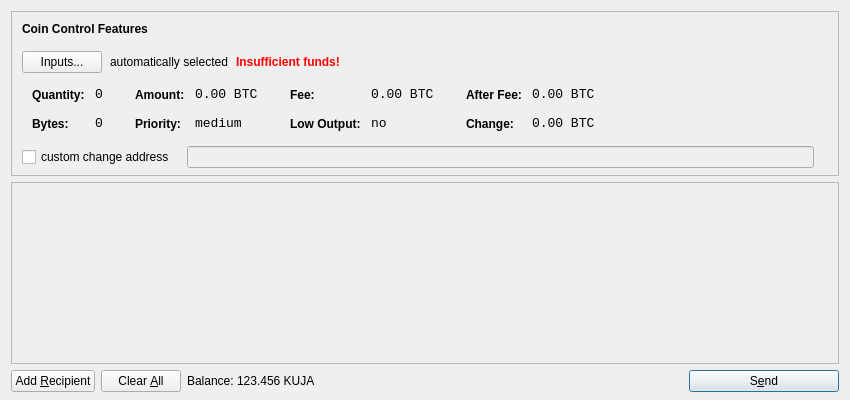
<?xml version="1.0" encoding="UTF-8"?>
<ui version="4.0">
 <class>SendCoinsDialog</class>
 <widget class="QDialog" name="SendCoinsDialog">
  <property name="geometry">
   <rect>
    <x>0</x>
    <y>0</y>
    <width>850</width>
    <height>400</height>
   </rect>
  </property>
  <property name="windowTitle">
   <string>Send Coins</string>
  </property>
  <layout class="QVBoxLayout" name="verticalLayout" stretch="0,1,0">
   <property name="bottomMargin">
    <number>8</number>
   </property>
   <item>
    <widget class="QFrame" name="frameCoinControl">
     <property name="sizePolicy">
      <sizepolicy hsizetype="Expanding" vsizetype="Expanding">
       <horstretch>0</horstretch>
       <verstretch>0</verstretch>
      </sizepolicy>
     </property>
     <property name="maximumSize">
      <size>
       <width>16777215</width>
       <height>16777215</height>
      </size>
     </property>
     <property name="frameShape">
      <enum>QFrame::StyledPanel</enum>
     </property>
     <property name="frameShadow">
      <enum>QFrame::Sunken</enum>
     </property>
     <layout class="QVBoxLayout" name="verticalLayoutCoinControl2">
      <property name="spacing">
       <number>-1</number>
      </property>
      <property name="leftMargin">
       <number>0</number>
      </property>
      <property name="topMargin">
       <number>0</number>
      </property>
      <property name="rightMargin">
       <number>0</number>
      </property>
      <property name="bottomMargin">
       <number>6</number>
      </property>
      <item>
       <layout class="QVBoxLayout" name="verticalLayoutCoinControl" stretch="0,0,0,0,1">
        <property name="spacing">
         <number>0</number>
        </property>
        <property name="leftMargin">
         <number>10</number>
        </property>
        <property name="topMargin">
         <number>10</number>
        </property>
        <item>
         <layout class="QHBoxLayout" name="horizontalLayoutCoinControl1">
          <property name="bottomMargin">
           <number>15</number>
          </property>
          <item>
           <widget class="QLabel" name="labelCoinControlFeatures">
            <property name="sizePolicy">
             <sizepolicy hsizetype="Preferred" vsizetype="Maximum">
              <horstretch>0</horstretch>
              <verstretch>0</verstretch>
             </sizepolicy>
            </property>
            <property name="font">
             <font>
              <weight>75</weight>
              <bold>true</bold>
             </font>
            </property>
            <property name="styleSheet">
             <string notr="true">font-weight:bold;</string>
            </property>
            <property name="text">
             <string>Coin Control Features</string>
            </property>
           </widget>
          </item>
         </layout>
        </item>
        <item>
         <layout class="QHBoxLayout" name="horizontalLayoutCoinControl2" stretch="0,0,0,0">
          <property name="spacing">
           <number>8</number>
          </property>
          <property name="bottomMargin">
           <number>10</number>
          </property>
          <item>
           <widget class="QPushButton" name="pushButtonCoinControl">
            <property name="styleSheet">
             <string notr="true"/>
            </property>
            <property name="text">
             <string>Inputs...</string>
            </property>
           </widget>
          </item>
          <item>
           <widget class="QLabel" name="labelCoinControlAutomaticallySelected">
            <property name="text">
             <string>automatically selected</string>
            </property>
            <property name="margin">
             <number>5</number>
            </property>
           </widget>
          </item>
          <item>
           <widget class="QLabel" name="labelCoinControlInsuffFunds">
            <property name="font">
             <font>
              <weight>75</weight>
              <bold>true</bold>
             </font>
            </property>
            <property name="styleSheet">
             <string notr="true">color:red;font-weight:bold;</string>
            </property>
            <property name="text">
             <string>Insufficient funds!</string>
            </property>
            <property name="margin">
             <number>5</number>
            </property>
           </widget>
          </item>
          <item>
           <spacer name="horizontalSpacerCoinControl">
            <property name="orientation">
             <enum>Qt::Horizontal</enum>
            </property>
            <property name="sizeHint" stdset="0">
             <size>
              <width>40</width>
              <height>1</height>
             </size>
            </property>
           </spacer>
          </item>
         </layout>
        </item>
        <item>
         <widget class="QWidget" name="widgetCoinControl" native="true">
          <property name="sizePolicy">
           <sizepolicy hsizetype="Preferred" vsizetype="Preferred">
            <horstretch>0</horstretch>
            <verstretch>0</verstretch>
           </sizepolicy>
          </property>
          <property name="minimumSize">
           <size>
            <width>0</width>
            <height>0</height>
           </size>
          </property>
          <property name="styleSheet">
           <string notr="true"/>
          </property>
          <layout class="QHBoxLayout" name="horizontalLayoutCoinControl5">
           <property name="margin">
            <number>0</number>
           </property>
           <item>
            <layout class="QHBoxLayout" name="horizontalLayoutCoinControl3" stretch="0,0,0,1">
             <property name="spacing">
              <number>20</number>
             </property>
             <property name="topMargin">
              <number>0</number>
             </property>
             <property name="bottomMargin">
              <number>10</number>
             </property>
             <item>
              <layout class="QFormLayout" name="formLayoutCoinControl1">
               <property name="horizontalSpacing">
                <number>10</number>
               </property>
               <property name="verticalSpacing">
                <number>14</number>
               </property>
               <property name="leftMargin">
                <number>10</number>
               </property>
               <property name="topMargin">
                <number>4</number>
               </property>
               <property name="rightMargin">
                <number>6</number>
               </property>
               <item row="0" column="0">
                <widget class="QLabel" name="labelCoinControlQuantityText">
                 <property name="styleSheet">
                  <string notr="true">font-weight:bold;</string>
                 </property>
                 <property name="text">
                  <string>Quantity:</string>
                 </property>
                 <property name="margin">
                  <number>0</number>
                 </property>
                </widget>
               </item>
               <item row="0" column="1">
                <widget class="QLabel" name="labelCoinControlQuantity">
                 <property name="font">
                  <font>
                   <family>Monospace</family>
                   <pointsize>10</pointsize>
                  </font>
                 </property>
                 <property name="cursor">
                  <cursorShape>IBeamCursor</cursorShape>
                 </property>
                 <property name="contextMenuPolicy">
                  <enum>Qt::ActionsContextMenu</enum>
                 </property>
                 <property name="text">
                  <string notr="true">0</string>
                 </property>
                 <property name="margin">
                  <number>0</number>
                 </property>
                 <property name="textInteractionFlags">
                  <set>Qt::LinksAccessibleByMouse|Qt::TextSelectableByKeyboard|Qt::TextSelectableByMouse</set>
                 </property>
                </widget>
               </item>
               <item row="1" column="0">
                <widget class="QLabel" name="labelCoinControlBytesText">
                 <property name="styleSheet">
                  <string notr="true">font-weight:bold;</string>
                 </property>
                 <property name="text">
                  <string>Bytes:</string>
                 </property>
                </widget>
               </item>
               <item row="1" column="1">
                <widget class="QLabel" name="labelCoinControlBytes">
                 <property name="font">
                  <font>
                   <family>Monospace</family>
                   <pointsize>10</pointsize>
                  </font>
                 </property>
                 <property name="cursor">
                  <cursorShape>IBeamCursor</cursorShape>
                 </property>
                 <property name="contextMenuPolicy">
                  <enum>Qt::ActionsContextMenu</enum>
                 </property>
                 <property name="text">
                  <string notr="true">0</string>
                 </property>
                 <property name="textInteractionFlags">
                  <set>Qt::LinksAccessibleByMouse|Qt::TextSelectableByKeyboard|Qt::TextSelectableByMouse</set>
                 </property>
                </widget>
               </item>
              </layout>
             </item>
             <item>
              <layout class="QFormLayout" name="formLayoutCoinControl2">
               <property name="horizontalSpacing">
                <number>10</number>
               </property>
               <property name="verticalSpacing">
                <number>14</number>
               </property>
               <property name="leftMargin">
                <number>6</number>
               </property>
               <property name="topMargin">
                <number>4</number>
               </property>
               <property name="rightMargin">
                <number>6</number>
               </property>
               <item row="0" column="0">
                <widget class="QLabel" name="labelCoinControlAmountText">
                 <property name="styleSheet">
                  <string notr="true">font-weight:bold;</string>
                 </property>
                 <property name="text">
                  <string>Amount:</string>
                 </property>
                 <property name="margin">
                  <number>0</number>
                 </property>
                </widget>
               </item>
               <item row="0" column="1">
                <widget class="QLabel" name="labelCoinControlAmount">
                 <property name="font">
                  <font>
                   <family>Monospace</family>
                   <pointsize>10</pointsize>
                  </font>
                 </property>
                 <property name="cursor">
                  <cursorShape>IBeamCursor</cursorShape>
                 </property>
                 <property name="contextMenuPolicy">
                  <enum>Qt::ActionsContextMenu</enum>
                 </property>
                 <property name="text">
                  <string notr="true">0.00 BTC</string>
                 </property>
                 <property name="textInteractionFlags">
                  <set>Qt::LinksAccessibleByMouse|Qt::TextSelectableByKeyboard|Qt::TextSelectableByMouse</set>
                 </property>
                </widget>
               </item>
               <item row="1" column="0">
                <widget class="QLabel" name="labelCoinControlPriorityText">
                 <property name="styleSheet">
                  <string notr="true">font-weight:bold;</string>
                 </property>
                 <property name="text">
                  <string>Priority:</string>
                 </property>
                </widget>
               </item>
               <item row="1" column="1">
                <widget class="QLabel" name="labelCoinControlPriority">
                 <property name="font">
                  <font>
                   <family>Monospace</family>
                   <pointsize>10</pointsize>
                  </font>
                 </property>
                 <property name="cursor">
                  <cursorShape>IBeamCursor</cursorShape>
                 </property>
                 <property name="contextMenuPolicy">
                  <enum>Qt::ActionsContextMenu</enum>
                 </property>
                 <property name="text">
                  <string>medium</string>
                 </property>
                 <property name="textInteractionFlags">
                  <set>Qt::LinksAccessibleByMouse|Qt::TextSelectableByKeyboard|Qt::TextSelectableByMouse</set>
                 </property>
                </widget>
               </item>
              </layout>
             </item>
             <item>
              <layout class="QFormLayout" name="formLayoutCoinControl3">
               <property name="horizontalSpacing">
                <number>10</number>
               </property>
               <property name="verticalSpacing">
                <number>14</number>
               </property>
               <property name="leftMargin">
                <number>6</number>
               </property>
               <property name="topMargin">
                <number>4</number>
               </property>
               <property name="rightMargin">
                <number>6</number>
               </property>
               <item row="0" column="0">
                <widget class="QLabel" name="labelCoinControlFeeText">
                 <property name="styleSheet">
                  <string notr="true">font-weight:bold;</string>
                 </property>
                 <property name="text">
                  <string>Fee:</string>
                 </property>
                 <property name="margin">
                  <number>0</number>
                 </property>
                </widget>
               </item>
               <item row="0" column="1">
                <widget class="QLabel" name="labelCoinControlFee">
                 <property name="font">
                  <font>
                   <family>Monospace</family>
                   <pointsize>10</pointsize>
                  </font>
                 </property>
                 <property name="cursor">
                  <cursorShape>IBeamCursor</cursorShape>
                 </property>
                 <property name="contextMenuPolicy">
                  <enum>Qt::ActionsContextMenu</enum>
                 </property>
                 <property name="text">
                  <string notr="true">0.00 BTC</string>
                 </property>
                 <property name="textInteractionFlags">
                  <set>Qt::LinksAccessibleByMouse|Qt::TextSelectableByKeyboard|Qt::TextSelectableByMouse</set>
                 </property>
                </widget>
               </item>
               <item row="1" column="0">
                <widget class="QLabel" name="labelCoinControlLowOutputText">
                 <property name="styleSheet">
                  <string notr="true">font-weight:bold;</string>
                 </property>
                 <property name="text">
                  <string>Low Output:</string>
                 </property>
                </widget>
               </item>
               <item row="1" column="1">
                <widget class="QLabel" name="labelCoinControlLowOutput">
                 <property name="font">
                  <font>
                   <family>Monospace</family>
                   <pointsize>10</pointsize>
                  </font>
                 </property>
                 <property name="cursor">
                  <cursorShape>IBeamCursor</cursorShape>
                 </property>
                 <property name="contextMenuPolicy">
                  <enum>Qt::ActionsContextMenu</enum>
                 </property>
                 <property name="text">
                  <string>no</string>
                 </property>
                 <property name="textInteractionFlags">
                  <set>Qt::LinksAccessibleByMouse|Qt::TextSelectableByKeyboard|Qt::TextSelectableByMouse</set>
                 </property>
                </widget>
               </item>
              </layout>
             </item>
             <item>
              <layout class="QFormLayout" name="formLayoutCoinControl4">
               <property name="horizontalSpacing">
                <number>10</number>
               </property>
               <property name="verticalSpacing">
                <number>14</number>
               </property>
               <property name="leftMargin">
                <number>6</number>
               </property>
               <property name="topMargin">
                <number>4</number>
               </property>
               <property name="rightMargin">
                <number>6</number>
               </property>
               <item row="0" column="0">
                <widget class="QLabel" name="labelCoinControlAfterFeeText">
                 <property name="styleSheet">
                  <string notr="true">font-weight:bold;</string>
                 </property>
                 <property name="text">
                  <string>After Fee:</string>
                 </property>
                 <property name="margin">
                  <number>0</number>
                 </property>
                </widget>
               </item>
               <item row="0" column="1">
                <widget class="QLabel" name="labelCoinControlAfterFee">
                 <property name="font">
                  <font>
                   <family>Monospace</family>
                   <pointsize>10</pointsize>
                  </font>
                 </property>
                 <property name="cursor">
                  <cursorShape>IBeamCursor</cursorShape>
                 </property>
                 <property name="contextMenuPolicy">
                  <enum>Qt::ActionsContextMenu</enum>
                 </property>
                 <property name="text">
                  <string notr="true">0.00 BTC</string>
                 </property>
                 <property name="textInteractionFlags">
                  <set>Qt::LinksAccessibleByMouse|Qt::TextSelectableByKeyboard|Qt::TextSelectableByMouse</set>
                 </property>
                </widget>
               </item>
               <item row="1" column="0">
                <widget class="QLabel" name="labelCoinControlChangeText">
                 <property name="styleSheet">
                  <string notr="true">font-weight:bold;</string>
                 </property>
                 <property name="text">
                  <string>Change:</string>
                 </property>
                </widget>
               </item>
               <item row="1" column="1">
                <widget class="QLabel" name="labelCoinControlChange">
                 <property name="font">
                  <font>
                   <family>Monospace</family>
                   <pointsize>10</pointsize>
                  </font>
                 </property>
                 <property name="cursor">
                  <cursorShape>IBeamCursor</cursorShape>
                 </property>
                 <property name="contextMenuPolicy">
                  <enum>Qt::ActionsContextMenu</enum>
                 </property>
                 <property name="text">
                  <string notr="true">0.00 BTC</string>
                 </property>
                 <property name="textInteractionFlags">
                  <set>Qt::LinksAccessibleByMouse|Qt::TextSelectableByKeyboard|Qt::TextSelectableByMouse</set>
                 </property>
                </widget>
               </item>
              </layout>
             </item>
            </layout>
           </item>
          </layout>
         </widget>
        </item>
        <item>
         <layout class="QHBoxLayout" name="horizontalLayoutCoinControl4" stretch="0,0,0">
          <property name="spacing">
           <number>12</number>
          </property>
          <property name="sizeConstraint">
           <enum>QLayout::SetDefaultConstraint</enum>
          </property>
          <property name="topMargin">
           <number>5</number>
          </property>
          <property name="rightMargin">
           <number>5</number>
          </property>
          <item>
           <widget class="QCheckBox" name="checkBoxCoinControlChange">
            <property name="text">
             <string>custom change address</string>
            </property>
           </widget>
          </item>
          <item>
           <widget class="QLineEdit" name="lineEditCoinControlChange">
            <property name="enabled">
             <bool>false</bool>
            </property>
            <property name="sizePolicy">
             <sizepolicy hsizetype="Expanding" vsizetype="Fixed">
              <horstretch>0</horstretch>
              <verstretch>0</verstretch>
             </sizepolicy>
            </property>
           </widget>
          </item>
          <item>
           <widget class="QLabel" name="labelCoinControlChangeLabel">
            <property name="sizePolicy">
             <sizepolicy hsizetype="Preferred" vsizetype="Expanding">
              <horstretch>0</horstretch>
              <verstretch>0</verstretch>
             </sizepolicy>
            </property>
            <property name="minimumSize">
             <size>
              <width>0</width>
              <height>0</height>
             </size>
            </property>
            <property name="text">
             <string/>
            </property>
            <property name="margin">
             <number>3</number>
            </property>
           </widget>
          </item>
         </layout>
        </item>
        <item>
         <spacer name="verticalSpacerCoinControl">
          <property name="orientation">
           <enum>Qt::Vertical</enum>
          </property>
          <property name="sizeHint" stdset="0">
           <size>
            <width>800</width>
            <height>1</height>
           </size>
          </property>
         </spacer>
        </item>
       </layout>
      </item>
     </layout>
    </widget>
   </item>
   <item>
    <widget class="QScrollArea" name="scrollArea">
     <property name="widgetResizable">
      <bool>true</bool>
     </property>
     <widget class="QWidget" name="scrollAreaWidgetContents">
      <property name="geometry">
       <rect>
        <x>0</x>
        <y>0</y>
        <width>830</width>
        <height>165</height>
       </rect>
      </property>
      <layout class="QVBoxLayout" name="verticalLayout_2">
       <property name="margin">
        <number>0</number>
       </property>
       <item>
        <layout class="QVBoxLayout" name="entries">
         <property name="spacing">
          <number>6</number>
         </property>
        </layout>
       </item>
       <item>
        <spacer name="verticalSpacer">
         <property name="orientation">
          <enum>Qt::Vertical</enum>
         </property>
         <property name="sizeHint" stdset="0">
          <size>
           <width>20</width>
           <height>40</height>
          </size>
         </property>
        </spacer>
       </item>
      </layout>
     </widget>
    </widget>
   </item>
   <item>
    <layout class="QHBoxLayout" name="horizontalLayout">
     <item>
      <widget class="QPushButton" name="addButton">
       <property name="toolTip">
        <string>Send to multiple recipients at once</string>
       </property>
       <property name="text">
        <string>Add &amp;Recipient</string>
       </property>
       <property name="icon">
        <iconset resource="../bitcoin.qrc">
         <normaloff>:/icons/add</normaloff>:/icons/add</iconset>
       </property>
       <property name="autoDefault">
        <bool>false</bool>
       </property>
      </widget>
     </item>
     <item>
      <widget class="QPushButton" name="clearButton">
       <property name="sizePolicy">
        <sizepolicy hsizetype="Minimum" vsizetype="Fixed">
         <horstretch>0</horstretch>
         <verstretch>0</verstretch>
        </sizepolicy>
       </property>
       <property name="toolTip">
        <string>Remove all transaction fields</string>
       </property>
       <property name="text">
        <string>Clear &amp;All</string>
       </property>
       <property name="icon">
        <iconset resource="../bitcoin.qrc">
         <normaloff>:/icons/remove</normaloff>:/icons/remove</iconset>
       </property>
       <property name="autoRepeatDelay">
        <number>300</number>
       </property>
       <property name="autoDefault">
        <bool>false</bool>
       </property>
      </widget>
     </item>
     <item>
      <layout class="QHBoxLayout" name="horizontalLayout_2">
       <property name="spacing">
        <number>3</number>
       </property>
       <item>
        <widget class="QLabel" name="label">
         <property name="text">
          <string>Balance:</string>
         </property>
        </widget>
       </item>
       <item>
        <widget class="QLabel" name="labelBalance">
         <property name="cursor">
          <cursorShape>IBeamCursor</cursorShape>
         </property>
         <property name="text">
          <string>123.456 KUJA</string>
         </property>
         <property name="textInteractionFlags">
          <set>Qt::LinksAccessibleByMouse|Qt::TextSelectableByKeyboard|Qt::TextSelectableByMouse</set>
         </property>
        </widget>
       </item>
      </layout>
     </item>
     <item>
      <spacer name="horizontalSpacer">
       <property name="orientation">
        <enum>Qt::Horizontal</enum>
       </property>
       <property name="sizeHint" stdset="0">
        <size>
         <width>40</width>
         <height>20</height>
        </size>
       </property>
      </spacer>
     </item>
     <item>
      <widget class="QPushButton" name="sendButton">
       <property name="minimumSize">
        <size>
         <width>150</width>
         <height>0</height>
        </size>
       </property>
       <property name="toolTip">
        <string>Confirm the send action</string>
       </property>
       <property name="text">
        <string>S&amp;end</string>
       </property>
       <property name="icon">
        <iconset resource="../bitcoin.qrc">
         <normaloff>:/icons/send</normaloff>:/icons/send</iconset>
       </property>
       <property name="default">
        <bool>true</bool>
       </property>
      </widget>
     </item>
    </layout>
   </item>
  </layout>
 </widget>
 <resources>
  <include location="../bitcoin.qrc"/>
 </resources>
 <connections/>
</ui>
